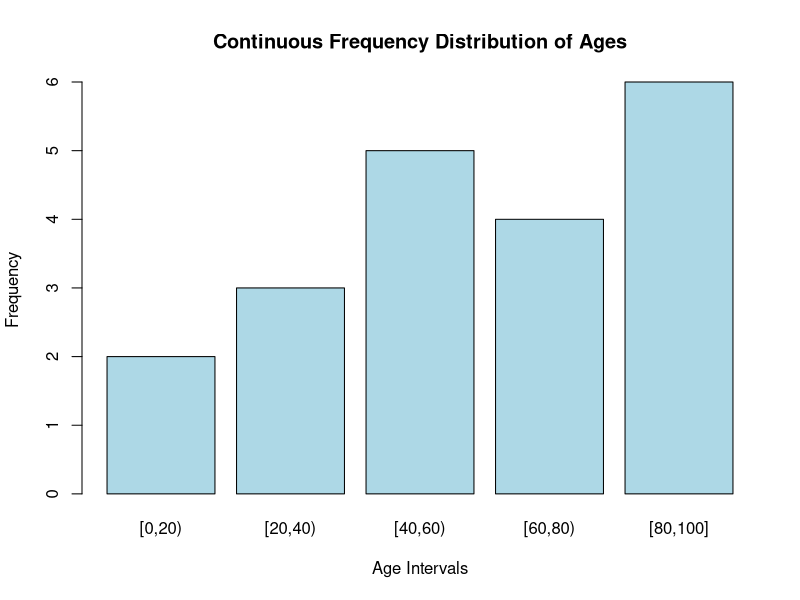
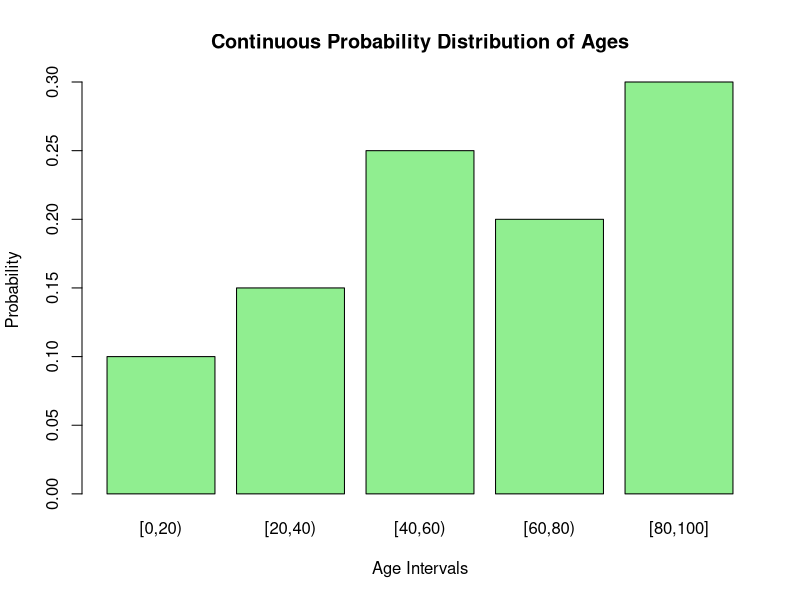
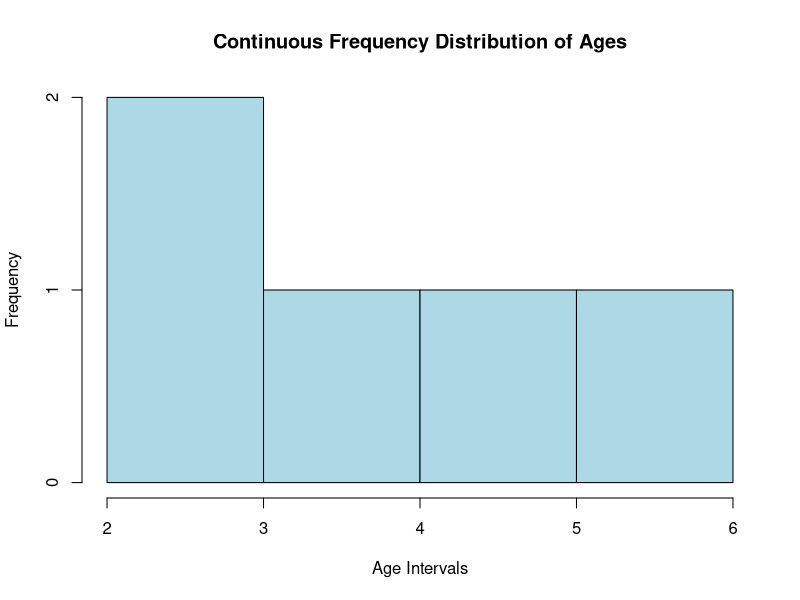
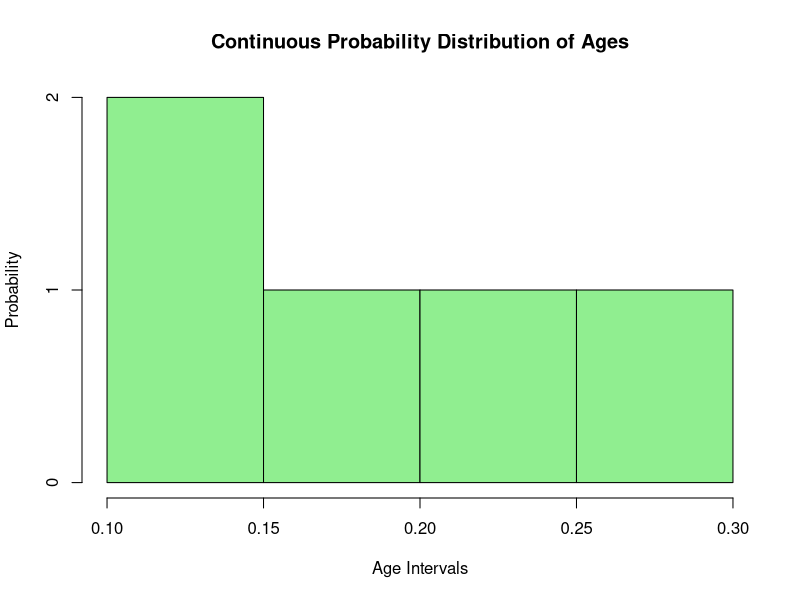

The R source for these figures, in order:
# Given ages data
ages <- c(79, 85, 50, 32, 20, 10, 8, 25, 80, 40, 52, 60, 75, 92, 98, 85, 78, 81, 53, 45)

# Define the class intervals (breaks)
breaks <- c(0, 20, 40, 60, 80, 100)

# Create a frequency table (continuous frequency distribution)
freq_table_continuous <- cut(ages, breaks, right = FALSE, include.lowest = TRUE)
freq_distribution <- table(freq_table_continuous)

# Print the frequency distribution table
print(freq_distribution)

# Calculate the relative frequencies (probabilities)
probability_distribution_continuous <- prop.table(freq_distribution)

# Print the probability distribution table
print(probability_distribution_continuous)


#bar-graph
# Plotting the frequency distribution
barplot(freq_distribution,
        main = "Continuous Frequency Distribution of Ages",
        xlab = "Age Intervals",
        ylab = "Frequency",
        col = "lightblue",
        border = "black")

# Plotting the probability distribution
barplot(probability_distribution_continuous,
        main = "Continuous Probability Distribution of Ages",
        xlab = "Age Intervals",
        ylab = "Probability",
        col = "lightgreen",
        border = "black")

# #histogram
# #Plotting the frequency distribution
hist(freq_distribution,
        main = "Continuous Frequency Distribution of Ages",
        xlab = "Age Intervals",
        ylab = "Frequency",
        col = "lightblue",
        border = "black")

# Plotting the probability distribution
hist(probability_distribution_continuous,
        main = "Continuous Probability Distribution of Ages",
        xlab = "Age Intervals",
        ylab = "Probability",
        col = "lightgreen",
        border = "black")


